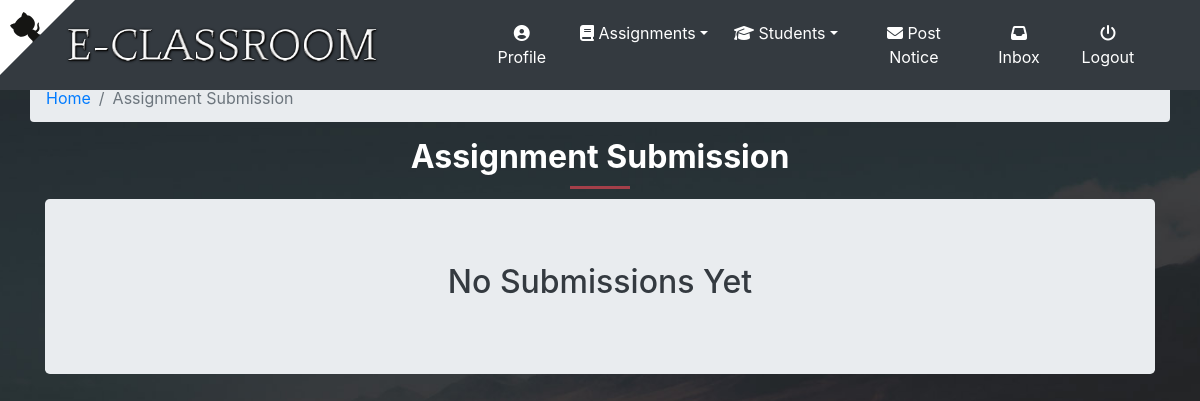
The app's page /classroom/submit_list/ (signed in), older data.
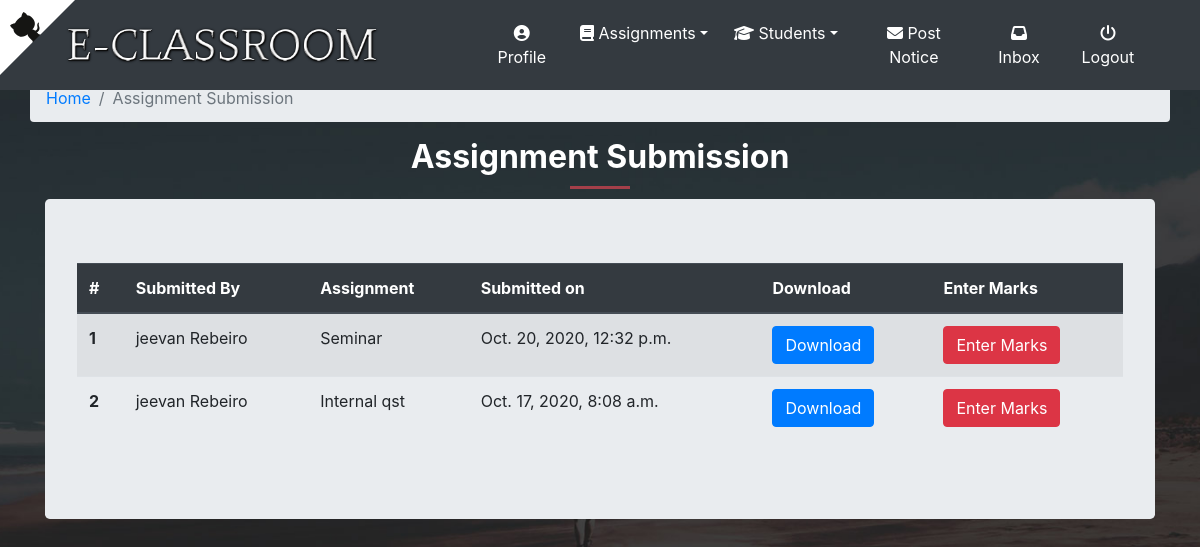
The same page, newer data.
### classroom/models.py (models this page shows, shortened)
class SubmitAssignment(models.Model):
    student = models.ForeignKey(Student,related_name='student_submit',on_delete=models.CASCADE)
    teacher = models.ForeignKey(Teacher,related_name='teacher_submit',on_delete=models.CASCADE)
    created_at = models.DateTimeField(auto_now=True)
    submitted_assignment = models.ForeignKey(ClassAssignment,related_name='submission_for_assignment',on_delete=models.CASCADE)
    submit = models.FileField(upload_to='Submission')
    class Meta:
        ordering = ['-created_at']

class Student(models.Model):
    user = models.OneToOneField(User,on_delete=models.CASCADE,primary_key=True,related_name='Student')
    name=models.CharField(max_length=250)
    roll_no = models.CharField(max_length=50)
    email = models.EmailField(max_length=254)
    phone = models.IntegerField()
    student_profile_pic = models.ImageField(upload_to="classroom/student_profile_pic",blank=True)
    class Meta:
        ordering = ['roll_no']

class ClassAssignment(models.Model):
    student = models.ManyToManyField(Student,related_name='student_assignment')
    teacher = models.ForeignKey(Teacher,related_name='teacher_assignment',on_delete=models.CASCADE)
    created_at = models.DateTimeField(auto_now=True)
    assignment_name = models.CharField(max_length=250)
    assignment = models.FileField(upload_to='assignments')
    class Meta:
        ordering = ['-created_at']

### classroom/views.py (the view)
@login_required
def submit_list(request):
    teacher = request.user.Teacher
    return render(request,'classroom/submit_list.html',{'teacher':teacher})

### template/classroom/submit_list.html (shortened to what this page needs)
{% extends 'classroom/base.html' %}
{% block content %}
<div class="container ">
		<div class="row">
            <ol class="col-12 breadcrumb">
                <li class="breadcrumb-item"><a href="{% url 'home' %}">Home</a></li>
                <li class="breadcrumb-item active">Assignment Submission</li>
            </ol>
        </div>
       <div class="section-heading">
            <h2>Assignment Submission</h2>
            <div class="line-dec"></div>
          </div>
  <div class="jumbotron">
{% if teacher.teacher_submit.count == 0 %}
  <h2 class="text-dark text-center">No Submissions Yet</h2>
{% else %}
        <div class="row row-content">
            <div class="col-12 col-sm-12">
 <div class="table-responsive">
                    <table class="table table-striped">
    <thead class="thead-dark">
      <tr>
        <th scope="col">#</th>
        <th scope="col">Submitted By</th>
        <th scope="col">Assignment</th>
        <th scope="col">Submitted on</th>
        <th scope="col">Download</th>
        <th scope="col">Enter Marks</th>
      </tr>
    </thead>
    <tbody>
      {% for submission in teacher.teacher_submit.all %}
        <tr>
          <th scope="row">{{ forloop.counter }}</th>
          <td>{{ submission.student.name }}</td>
          <td>{{ submission.submitted_assignment.assignment_name }}</td>
          <td>{{ submission.created_at }}</td>
          <td><a href="{{ submission.submit.url }}" class="btn btn-primary" target="_blank">Download</a></td>
          <td> <a class="btn btn-danger"  href="{% url 'classroom:enter_marks' pk=submission.student.pk %}">Enter Marks</a> </td>
        </tr>
      {% endfor %}
    </tbody>
  </table>
{% endif %}
</div>
</div>
</div>
</div>
</div>
{% endblock %}

Row changes from the older to the newer data that the page shows:
added SubmitAssignment: student.name "jeevan Rebeiro", submitted_assignment.assignment_name "Seminar", created_at "Oct. 20, 2020, 12:32 p.m."
added SubmitAssignment: student.name "jeevan Rebeiro", submitted_assignment.assignment_name "Internal qst", created_at "Oct. 17, 2020, 8:08 a.m."
Text that changed along with them:
text no longer shown: "No Submissions Yet"
text now shown: "# Submitted By Assignment Submitted on Download Enter Marks"
